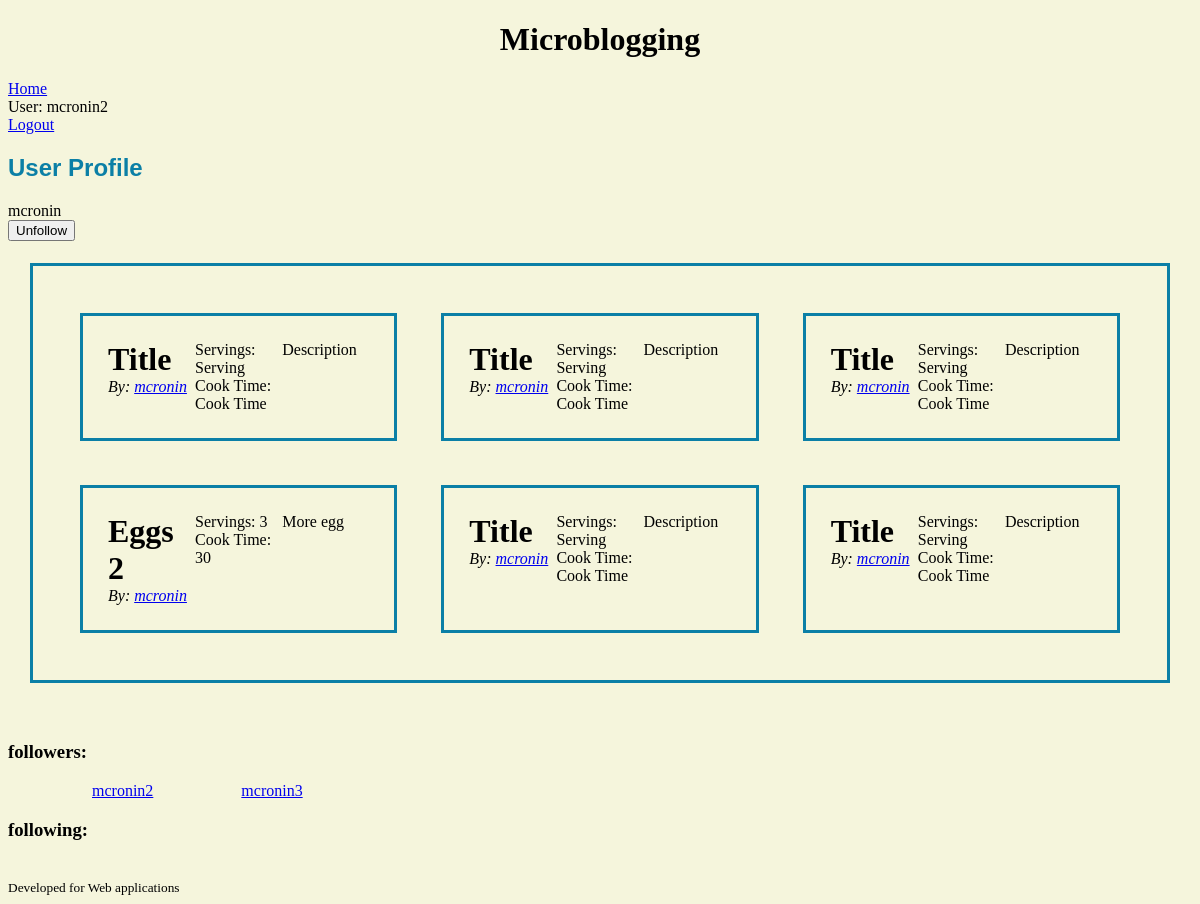
Page /user/2 (signed in) on the committed database.
### beli/model.py (models this page shows)
class User(flask_login.UserMixin, db.Model):
    id = db.Column(db.Integer, primary_key=True)
    email = db.Column(db.String(128), unique=True, nullable=False)
    name = db.Column(db.String(64), nullable=False)
    password = db.Column(db.String(100), nullable=False)
    recipes = db.relationship('Recipe', back_populates='user')
    following = db.relationship(
        "User",
        secondary=FollowingAssociation.__table__,
        primaryjoin=FollowingAssociation.follower_id == id,
        secondaryjoin=FollowingAssociation.followed_id == id,
        back_populates="followers",
    )
    followers = db.relationship(
        "User",
        secondary=FollowingAssociation.__table__,
        primaryjoin=FollowingAssociation.followed_id == id,
        secondaryjoin=FollowingAssociation.follower_id == id,
        back_populates="following",
    )

class Recipe(db.Model):
    id = db.Column(db.Integer, primary_key=True)
    title = db.Column(db.Text(512), nullable=False)
    description = db.Column(db.Text, nullable=False)
    servings = db.Column(db.Integer, nullable=False)
    cook_time = db.Column(db.Integer, nullable=False)
    user_id = db.Column(db.Integer, db.ForeignKey('user.id'), nullable=False)
    user = db.relationship('User', back_populates='recipes')

### beli/main.py (the view)
@bp.route("/user/<int:user_id>")
@flask_login.login_required
def userProfile(user_id):
    user = db.session.get(model.User, user_id)
    if not user:
        abort(404, "User id {} doesn't exist.".format(user_id))
    query = db.select(model.Recipe).where((model.Recipe.user_id == user_id))
    posts = db.session.execute(query).scalars().all()
    if user == current_user:
        follow_button = None
    if flask_login.current_user not in user.followers:
        follow_button = "follow"
    if flask_login.current_user in user.followers:
        follow_button = "unfollow"
    return render_template("main/profile.html", posts=posts, user=user, follow_button=follow_button)

### beli/__init__.py (called while the page is built)
def create_app(test_config=None):
    app = Flask(__name__)
    app.config["SECRET_KEY"] = "93220d9b340cf9a6c39bac99cce7daf220167498f91fa"
    from . import main
    from . import auth
    app.config["SQLALCHEMY_DATABASE_URI"] = "sqlite:///microblog.db"
    db.init_app(app)
    login_manager = LoginManager()
    login_manager.login_view = 'auth.login'
    login_manager.init_app(app)
    from . import model
    @login_manager.user_loader
    def load_user(user_id):
        return db.session.get(model.User, int(user_id))
    app.register_blueprint(main.bp)
    app.register_blueprint(auth.bp)
    return app

### beli/templates/main/profile.html (shortened to what this page needs)
{% extends 'base.html' %}
{% block prof %}
    <section>
        <h2>User Profile</h2>
        {{ user.name }}
        {% if follow_button == "follow" %}
            <form action="{{ url_for('main.follow', user_id=user.id) }}" method="post">
                <input type="submit" value="Follow">
            </form>
        {% elif follow_button == "unfollow" %}
            <form action="{{ url_for('main.unfollow', user_id=user.id) }}" method="post">
                <input type="submit" value="Unfollow">
            </form>
        {% endif %}
        {% include 'posts_template.html' %}
    </section>
    <section>
            <h3>followers:</h3>
            {% for account in user.followers %}
                <a href="{{ url_for('main.userProfile', user_id = account.id)  }}">{{ account.name }}</a>
            {% endfor %}
            <h3>following:</h3>
        </section>
{% endblock %}

### beli/templates/base.html (shortened to what this page needs)
<!DOCTYPE html>
<html>
    <head>
        <link rel="stylesheet"
              href="{{ url_for('static', filename='microblog.css') }}">
    </head>
    <body>
        <header>
            <h1>Microblogging</h1>
            <a href="{{ url_for('main.index') }}">Home</a>
            {% if current_user.is_authenticated: %}
                <div>User: {{current_user.name}}</div>
                <a href="{{ url_for('auth.log_out') }}">Logout</a>
            {% endif %}
        </header>
        <section class="userProfile">
           {% block prof %}{% endblock %}
        </section>
        <footer><small>Developed for Web applications</small></footer>
    </body>
</html>

### beli/templates/post_template.html
<div class="message">
        <span>
            <div class="title">{{ post.title}}</div>
            <div class="author">By:
                <a href="{{ url_for('main.userProfile', user_id=post.user.id) }}">{{ post.user.name }}</a>
            </div>
        </span>
        <div class="metadata">
            <div class="servings">Servings: {{ post.servings }}</div>
            <div class="cooktime">Cook Time: {{ post.cook_time }}</div>
        </div>
    <span class="description">{{ post.description }}</span>
</div>

### beli/static/microblog.css (style rules this page uses)
body { background-color: beige; text-align: left; }
h1 { text-align: center; }
h2, strong { color: rgb(11, 127, 166); font-family: Arial, Helvetica, sans-serif; text-align: left; }
.author { font-style: italic; }
.message { outline-style: solid; display: grid; grid-template-columns: 1fr 1fr 1fr; outline-color: rgb(11, 127, 166); padding: 25px; margin: 25px; }
.title { font-size: 200%; font-weight: bold; }

### rows in the picture
User: name "mcronin2"
User: name "mcronin"
Recipe: title "Title", user.name "mcronin", servings "Serving", cook_time "Cook Time", description "Description"
Recipe: title "Title", user.name "mcronin", servings "Serving", cook_time "Cook Time", description "Description"
Recipe: title "Title", user.name "mcronin", servings "Serving", cook_time "Cook Time", description "Description"
Recipe: title "Eggs 2", user.name "mcronin", servings "3", cook_time "30", description "More egg"
Recipe: title "Title", user.name "mcronin", servings "Serving", cook_time "Cook Time", description "Description"
Recipe: title "Title", user.name "mcronin", servings "Serving", cook_time "Cook Time", description "Description"
User: name "mcronin3"
